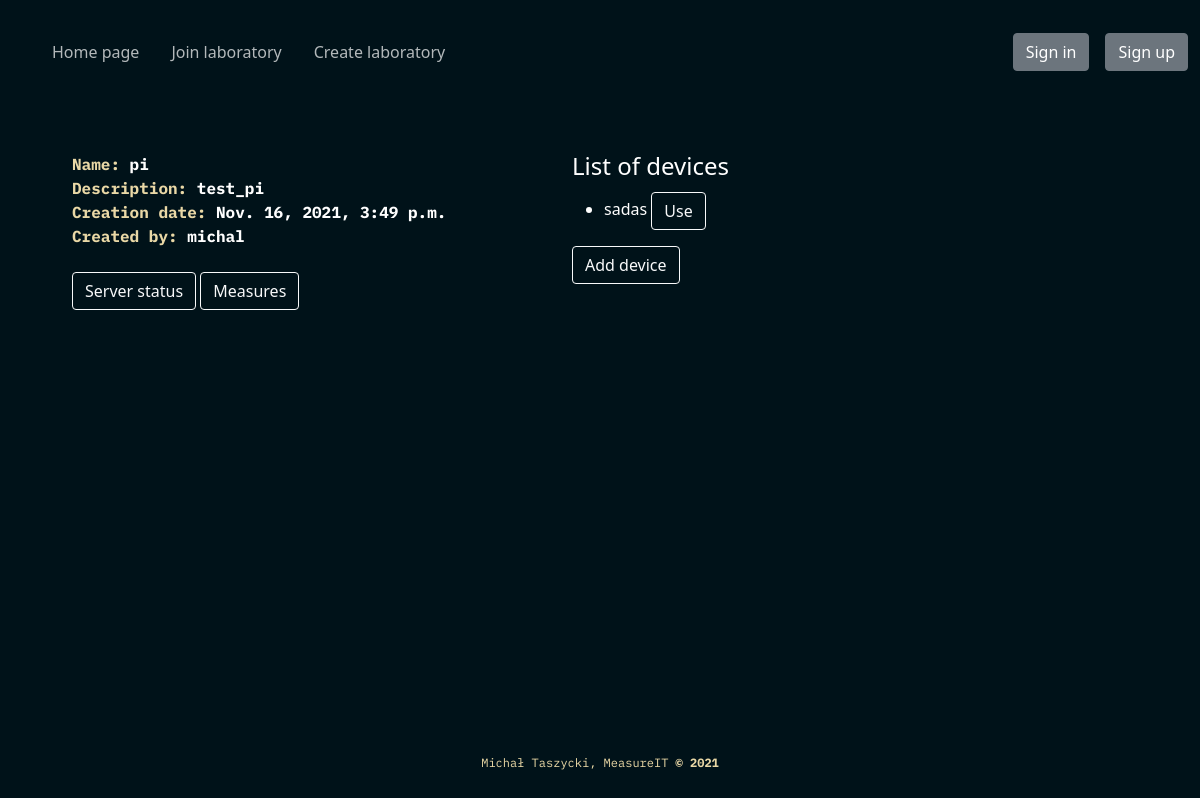
The app's page /lab/w1teq59l/, older data.
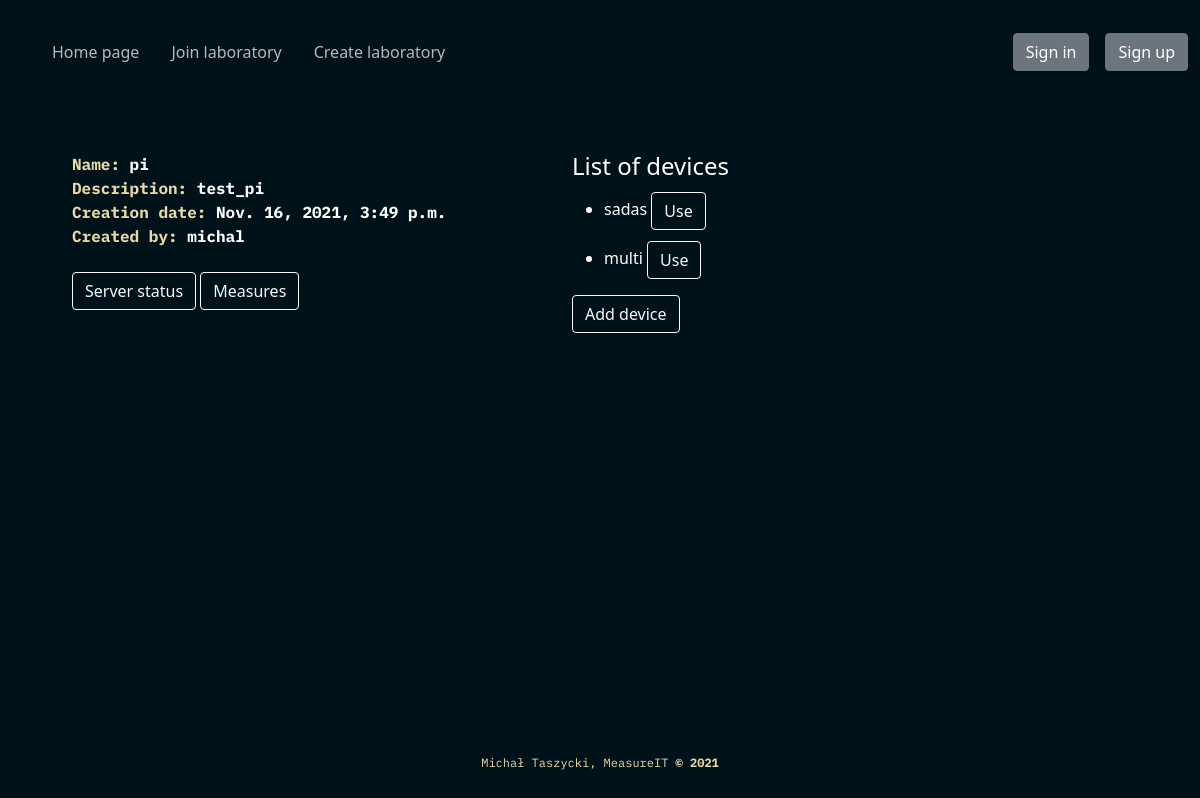
The same page, newer data.
### measureITapp/models.py (models this page shows, shortened)
class AllLabs(models.Model):
    name = models.CharField(max_length=100)
    password = models.CharField(max_length=100)
    description = models.TextField(blank=True)
    created = models.DateTimeField(auto_now_add=True)
    ip_adress = models.CharField(max_length=16)
    id_number = models.CharField(max_length=8)
    owner = models.ForeignKey(User,on_delete=models.CASCADE)

class Device(models.Model):
    name = models.CharField(max_length=100)
    password = models.CharField(max_length=100, default="12345")
    ip_adress = models.CharField(max_length=16)
    add_date = models.DateTimeField(auto_now_add=True)
    port = models.IntegerField(default="23")
    lab = models.ForeignKey(AllLabs,on_delete=models.CASCADE)

### measureITapp/views.py (the view, shortened to what this page needs)
# urls.py: path('lab/<str:id_number>/', views.labSite, name="labsite"),
def labSite(request, id_number):
    if request.method == "GET":
        lab_info = AllLabs.objects.filter(id_number = id_number)
        lab_devices = Device.objects.filter(lab = lab_info[0].id)
        return render(request,'measureit/labsite.html', {'lab_info':lab_info, 'lab_devices': lab_devices})

### measureITapp/templates/measureit/labsite.html (shortened to what this page needs)
{% extends 'measureit/base.html' %}
{% block content %}
{% load static %}
    <link rel="stylesheet" href="{% static 'assets/bootstrap/css/bootstrap.min.css' %}">
    <link rel="stylesheet" href="{% static 'assets/css/base_css.css' %}">
    <link rel="stylesheet" href="https://cdnjs.cloudflare.com/ajax/libs/animate.css/3.5.2/animate.min.css">
    <link rel="stylesheet" href="https://cdnjs.cloudflare.com/ajax/libs/aos/2.3.4/aos.css">
    <link rel="stylesheet" href="{% static 'assets/css/Login-Form-Dark.css' %}">
    <link rel="stylesheet" href="{% static 'assets/css/styles.css' %}">
    <link rel="stylesheet" type="text/css" href="{% static 'assets/css/custom.css' %}">
<div class="lab_cont row justify-content-start">
<div class="lab_info col-5">
{% for info in lab_info %}
<span> <b>Name: </b> {{info.name}} </span><br>
<span> <b>Description: </b>{{info.description}} </span><br>
<span> <b>Creation date: </b>{{info.created}} </span><br>
<span> <b>Created by: </b>{{info.owner}} </span>
<div class="measuer_buttons_cont">
<br>
<form method="POST">
<input type="submit" name="check_status"  value="Server status" class="btn btn-outline-light">
<input type="submit" name="measures_list"  value="Measures" class="btn btn-outline-light">
</form>
</div>
{% endfor %}
</div>
<div class="col-6 devices">
<form method="POST">
<h4> List of devices </h4>
<ul>
{% for device in lab_devices %}
<li> {{device.name}} <button type="submit" name="use"  value="{{device.id}}" class="btn btn-outline-light"> Use </button></li>
{% endfor %}
</ul>
</form>
{% if request.user.profile == info.owner %}
<form method="POST">
<input type="submit" name="add_device"  value="Add device" class="btn btn-outline-light">
</form>
{% else %}
<form method="POST">
<button> devices </button>
</form>
{% endif %}
</div>
</div>
{% endblock %}

### measureITapp/templates/measureit/base.html (shortened to what this page needs)
<!doctype html>
{% load static %}
<html lang="en">
<head>
<link rel="stylesheet" href="{% static 'assets/css/custom.css' %}">
    <link rel="stylesheet" href="{% static 'assets/css/Login-Form-Dark.css' %}">
    <link rel="stylesheet" href="{% static 'assets/css/styles.css' %}">
    <link rel="stylesheet" href="{% static 'assets/bootstrap/css/bootstrap.min.css' %}">
    <link rel="stylesheet" href="{% static 'assets/css/base_css.css' %}">
    <link rel="stylesheet" href="https://cdnjs.cloudflare.com/ajax/libs/animate.css/3.5.2/animate.min.css">
    <link rel="stylesheet" href="https://cdnjs.cloudflare.com/ajax/libs/aos/2.3.4/aos.css">
</head>
<body>
<div id="main">
<nav class="navbar navbar-dark ">
  <div class="container-fluid">
  <div class="collapse-navbar">
<div class="">
  <div class="p-4">
    <ul class="nav">
  <li class="nav-item">
    <a class="nav-link active" aria-current="page" href="{% url 'loggedin' %}">Home page</a>
  </li>
  <li class="nav-item">
    <a class="nav-link" href="{% url 'joinlab' %}">Join laboratory</a>
  </li>
  <li class="nav-item">
    <a class="nav-link" href="{% url 'createlab' %}">Create laboratory</a>
  </li>
</ul>
  </div>
</div>
</div>
    <ul class="nav">
    {% if user.is_authenticated %}
  <li class="nav-item">
    <button class=" loggedas btn btn-secondary aos-init aos-animate buttonlogout me-3">Logged in as {{ user.username }}</buton>
  </li>
  <li class="nav-item ">
   <form method="POST" action="{% url 'logoutuser' %}" class="d-flex">
    {% csrf_token %}
    <button type="submit" class="btn btn-secondary aos-init aos-animate buttonlogout button-hov"> Logout </button>
    </form>
  </li>
    {% else %}
    <a class="btn btn-secondary aos-init aos-animate buttonlogout button-hov me-3" role="button" href="{% url 'signin'%}"> Sign in </a>
    <a class="btn btn-secondary aos-init aos-animate buttonlogout button-hov" role="button" href="{% url 'signup'%}"> Sign up </a>
  {% endif %}
</ul>
  </div>
</nav>
{% block content %}
{% endblock %}
</div>
<footer class="text-center p-3">
            <div>
                <p>Michał Taszycki, MeasureIT&nbsp;<strong>© 2021</strong><br></p>
            </div>
        </footer>
</body>
</html>

### measureITapp/static/assets/css/custom.css (style rules this page uses)
.buttonlogout { display: block; }
.button-hov { display: block; }
.collapse-navbar a { color: white; opacity: 0.7; font-size: 2vh; }
.lab_cont { color: white; width:100%; }
.lab_cont b { color: #e9d8a6!important; }
.lab_info { margin: 4% 0% 0% 6%; }
.devices { margin-top: 4%; }
.devices li { margin-top: 2%; margin-bottom: 2%; text-decoration: none; }
span { color: #fff; font-weight: bold; }

### measureITapp/static/assets/css/styles.css (style rules this page uses)
a { margin: 0 auto; display: block; }

### measureITapp/static/assets/css/base_css.css (style rules this page uses)
footer { font-family: 'IBM Plex Mono', monospace; color: #e9d8a6; clear: both; position: absolute; bottom: 0; width: 100%; margin-top: 5%; }
body { height: 100%; min-height: 100%; background: #001219; }
footer p { font-size: 12px; margin: 4% 0 1% 0; text-align: center; }
span { font-family: 'IBM Plex Mono', monospace; }

Row changes from the older to the newer data that the page shows:
added Device: name "multi", {{ device.id }} 2 (drawn)
